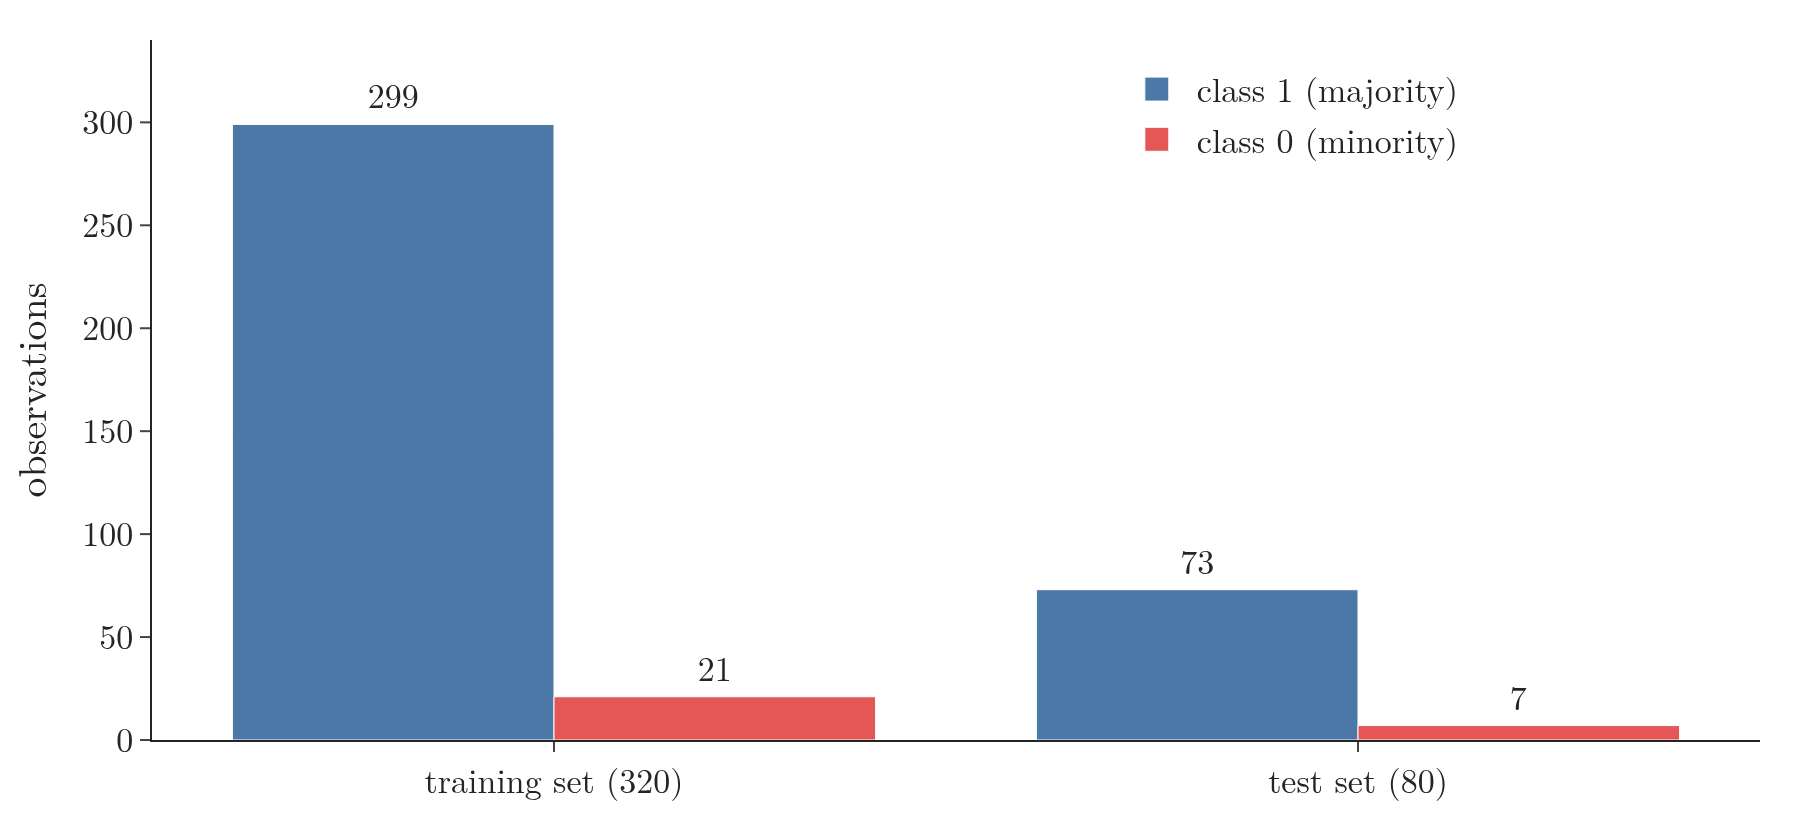

The script that drew this image:
"""Section 2.1: observations per class in the training and test sets of the Note's dataset (299 and 21, 73 and 7).
Plotly."""
from pathlib import Path
import numpy as np
import plotly.graph_objects as go
from imb import data, BLUE, RED, FONT

here = Path(__file__).parent
Xtr, Xte, ytr, yte = data()
tr, te = np.bincount(ytr), np.bincount(yte)
assert tr.tolist() == [21, 299] and te.tolist() == [7, 73]
fig = go.Figure()
for cls, col, name in ((1, BLUE, "class 1 (majority)"), (0, RED, "class 0 (minority)")):
    vals = [tr[cls], te[cls]]
    fig.add_bar(x=["training set (320)", "test set (80)"], y=vals, name=name, marker_color=col, text=vals, textposition="outside")
fig.update_layout(template="simple_white", width=900, height=420, font=FONT, barmode="group",
                  yaxis=dict(title="observations", range=[0, 340]), legend=dict(x=0.6, y=0.98), margin=dict(l=70, r=20, t=20, b=50))
fig.write_image(here / "class_counts.png", scale=2)
fig.write_image(here / "class_counts.pdf")
